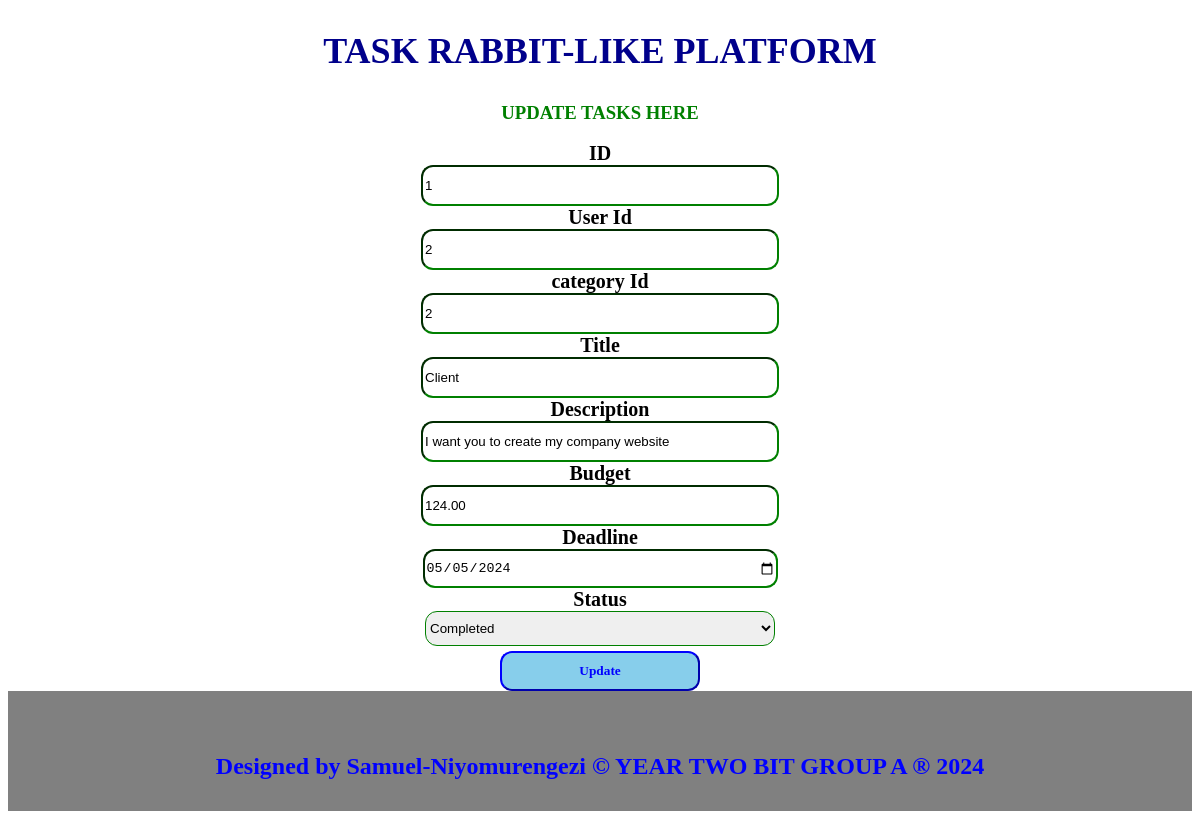
Screenshot of /tasks_edit.php?task_id=1 with the database file from the repository.
### tables this page shows
CREATE TABLE `tasks` (
  `task_id` int(11) NOT NULL,
  `user_id` int(11) DEFAULT NULL,
  `category_id` int(11) DEFAULT NULL,
  `title` varchar(255) NOT NULL,
  `description` text DEFAULT NULL,
  `budget` decimal(10,2) NOT NULL,
  `deadline` date DEFAULT NULL,
  `status` enum('Open','In Progress','Completed') NOT NULL
);

### tasks_edit.php (the view, shortened to what this page needs)
<?php
include "dbconnection.php";
if ($_SERVER['REQUEST_METHOD'] == 'GET') {
    $task_id = $_GET["task_id"];
    $sql = "SELECT * FROM tasks WHERE task_id=$task_id";
    $result = $connection->query($sql);
    if ($result->num_rows > 0) {
        $row = $result->fetch_assoc();
        $task_id = $row["task_id"];
        $user_id = $row["user_id"];
        $category_id = $row["category_id"];
        $title = $row["title"];
        $description = $row["description"];
        $budget = $row["budget"];
        $deadline = $row["deadline"];
        $status = $row["status"];
    } else {
        header("location: /taskrabbit-like platform/users_edit.php");
        exit;
    }
}
?>
<!DOCTYPE html>
<html>
<head>
    <link rel="stylesheet" type="text/css" href="./css/stylee.css" title="style1" media="screen,tv,print,handheld"/>
</head>
<body>
    <center>
        <h2>TASK RABBIT-LIKE PLATFORM</h2>
        <h3 style="color:green;">UPDATE TASKS HERE</h3>
        <section class="forms">
            <form method="POST">
                <label>ID</label><br>
                <input type="text" name="task_id" readonly class="input" value="<?php echo $task_id; ?>"><br>
                <label>User Id</label><br>
                <input type="text" name="user_id" class="input" value="<?php echo $user_id; ?>"><br>
                <label>category Id</label><br>
                <input type="text" name="category_id" class="input" value="<?php echo $category_id; ?>"><br>
                <label>Title</label><br>
                <input type="text" name="title" readonly value="<?php echo $title; ?>" class="input"><br>
                <label>Description</label><br>
                <input type="text" name="description" value="<?php echo $description; ?>" class="input"><br>
                <label>Budget</label><br>
                <input type="number" name="budget" value="<?php echo $budget; ?>" class="input"><br>
                <label>Deadline</label><br>
                <input type="date" name="deadline" value="<?php echo $deadline; ?>" class="input"><br>
               <label>Status</label><br>
<select name="status" class="input">
    <option value="Completed" <?php if ($status == "Completed") echo "selected"; ?>>Completed</option>
</select><br>
                <input type="submit" name="submit" value="Update" class="sb">
            </form>
        </section>
    </center>
    <footer>
        <p><h1>Designed by Samuel-Niyomurengezi &copy; YEAR TWO BIT GROUP A &reg; 2024</h1></p>
    </footer>
</body>
</html>

### css/stylee.css (style rules this page uses)
body { background-image: url('./images/image.png'); background-repeat: no-repeat; background-size: cover; }
label { font-family: century; font-weight: bold; font-size: 20px; }
h2 { font-family: Imprint MT Shadow; font-weight: bold; font-size:36px; color: blue; }
h1 { font-size: 24px; text-align: center; font-family: century; font-weight: bold; color: blue; }
h2 { font-family:Castellar; color: darkblue; }
label { font-family: elephant; font-size: 20px; }
.sb { font-family:Georgia; padding: 10px; border-color: blue; background-color: skyblue; width: 200px; margin-top: 5px; border-radius: 12px; font-weight: bold; color: blue; }
.input { width: 350px; height: 35px; border-radius: 12px; border-color: green; }
footer { color: white; height: 30px; text-align: center; margin-bottom: 5px; padding: 45px; background-color: gray; }

### rows the page displays
tasks: task_id "1", user_id "2", category_id "2", title "Client", description "I want you to create my company website", budget "124.00", deadline "05/05/2024", status "Completed"
